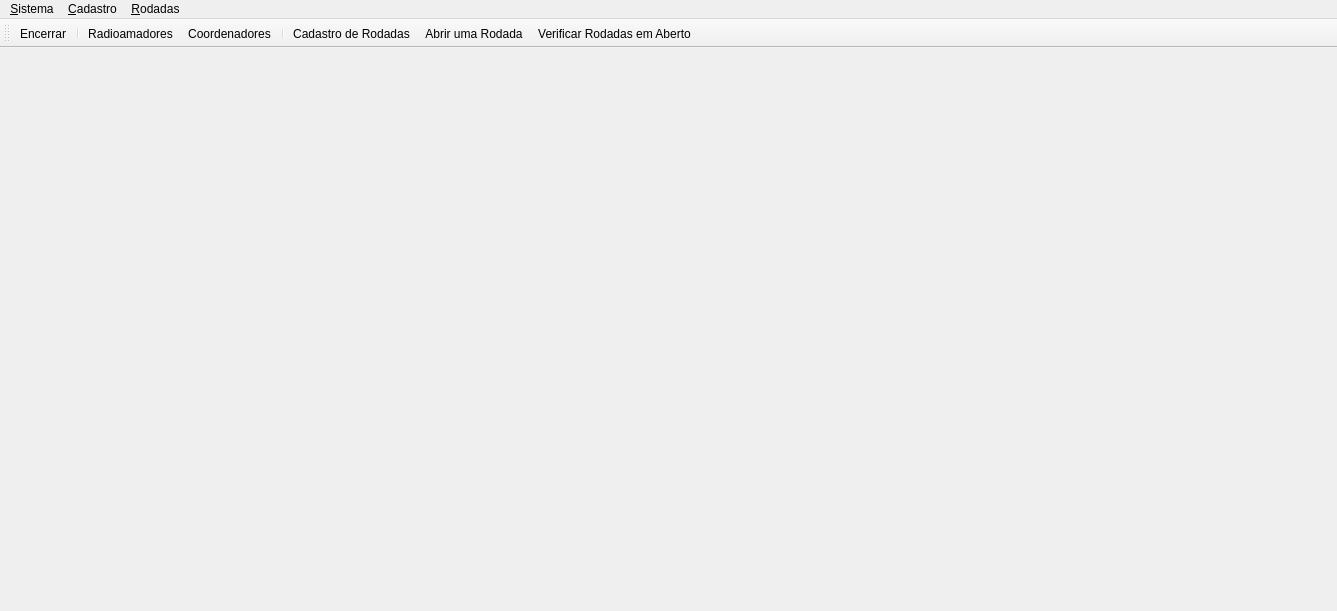
<?xml version="1.0" encoding="UTF-8"?>
<ui version="4.0">
 <class>MainWindow</class>
 <widget class="QMainWindow" name="MainWindow">
  <property name="geometry">
   <rect>
    <x>0</x>
    <y>0</y>
    <width>1337</width>
    <height>611</height>
   </rect>
  </property>
  <property name="windowTitle">
   <string>MainWindow</string>
  </property>
  <property name="toolTip">
   <string extracomment="Abrir uma Rodada"/>
  </property>
  <widget class="QWidget" name="centralwidget">
   <layout class="QVBoxLayout" name="verticalLayout"/>
  </widget>
  <widget class="QMenuBar" name="menubar">
   <property name="geometry">
    <rect>
     <x>0</x>
     <y>0</y>
     <width>1337</width>
     <height>21</height>
    </rect>
   </property>
   <widget class="QMenu" name="menuRodadas">
    <property name="title">
     <string>&amp;Rodadas</string>
    </property>
    <addaction name="actionRodadas"/>
    <addaction name="actionAbrir_uma_Rodada"/>
    <addaction name="actionVerificar_Rodadas_em_Aberto"/>
   </widget>
   <widget class="QMenu" name="menuSistema">
    <property name="title">
     <string>&amp;Sistema</string>
    </property>
    <addaction name="actionSo_bre"/>
    <addaction name="actionSair_2"/>
   </widget>
   <widget class="QMenu" name="menuRadioamadores">
    <property name="title">
     <string>&amp;Cadastro</string>
    </property>
    <addaction name="actionPesquisa_Indicativo"/>
    <addaction name="actionOperadores"/>
   </widget>
   <addaction name="menuSistema"/>
   <addaction name="menuRadioamadores"/>
   <addaction name="menuRodadas"/>
  </widget>
  <widget class="QToolBar" name="toobar">
   <property name="windowTitle">
    <string>toolBar</string>
   </property>
   <property name="toolTip">
    <string extracomment="Abrir uma Rodada"/>
   </property>
   <property name="styleSheet">
    <string notr="true"/>
   </property>
   <attribute name="toolBarArea">
    <enum>TopToolBarArea</enum>
   </attribute>
   <attribute name="toolBarBreak">
    <bool>false</bool>
   </attribute>
   <addaction name="actionSair_2"/>
   <addaction name="separator"/>
   <addaction name="actionPesquisa_Indicativo"/>
   <addaction name="actionOperadores"/>
   <addaction name="separator"/>
   <addaction name="actionRodadas"/>
   <addaction name="actionAbrir_uma_Rodada"/>
   <addaction name="actionVerificar_Rodadas_em_Aberto"/>
  </widget>
  <action name="actionOperadores">
   <property name="icon">
    <iconset resource="imgs/imagens.qrc">
     <normaloff>:/coordenador.png</normaloff>:/coordenador.png</iconset>
   </property>
   <property name="text">
    <string>Coordenadores</string>
   </property>
   <property name="toolTip">
    <string extracomment="Coordenadores">Coordenadores</string>
   </property>
  </action>
  <action name="actionRodadas">
   <property name="icon">
    <iconset resource="imgs/imagens.qrc">
     <normaloff>:/cadastroRodadas.png</normaloff>:/cadastroRodadas.png</iconset>
   </property>
   <property name="text">
    <string>Cadastro de Rodadas</string>
   </property>
  </action>
  <action name="actionRodadas_Abertas">
   <property name="text">
    <string>Comentarios de Coordenadores</string>
   </property>
  </action>
  <action name="actionStatus_na_Rodada">
   <property name="text">
    <string>Rodadas Abertas</string>
   </property>
  </action>
  <action name="actionRadioamadores">
   <property name="text">
    <string>Radioamadores</string>
   </property>
  </action>
  <action name="actionRadioamadores_Comentarios">
   <property name="text">
    <string>Radioamadores Comentários</string>
   </property>
  </action>
  <action name="actionVerificar_Rodadas_em_Aberto">
   <property name="icon">
    <iconset resource="imgs/imagens.qrc">
     <normaloff>:/localizarRodada.png</normaloff>:/localizarRodada.png</iconset>
   </property>
   <property name="text">
    <string>Verificar Rodadas em Aberto</string>
   </property>
  </action>
  <action name="actionAbrir_uma_Rodada">
   <property name="icon">
    <iconset resource="imgs/imagens.qrc">
     <normaloff>:/rodada.png</normaloff>:/rodada.png</iconset>
   </property>
   <property name="text">
    <string>Abrir uma Rodada</string>
   </property>
  </action>
  <action name="actionSair">
   <property name="text">
    <string>Sobre MyShackDB Rodadas</string>
   </property>
  </action>
  <action name="actionSair_2">
   <property name="icon">
    <iconset resource="imgs/imagens.qrc">
     <normaloff>:/sair.png</normaloff>:/sair.png</iconset>
   </property>
   <property name="text">
    <string>&amp;Encerrar</string>
   </property>
  </action>
  <action name="actionMyShack">
   <property name="text">
    <string>MyShack</string>
   </property>
  </action>
  <action name="actionPainel_de_Rodadas">
   <property name="text">
    <string>Painel de Rodadas</string>
   </property>
  </action>
  <action name="actionPesquisa_Indicativo">
   <property name="icon">
    <iconset resource="imgs/imagens.qrc">
     <normaloff>:/radioamadores.png</normaloff>:/radioamadores.png</iconset>
   </property>
   <property name="text">
    <string>Radioamadores</string>
   </property>
   <property name="toolTip">
    <string extracomment="Radioamadores">Radioamadores</string>
   </property>
  </action>
  <action name="actionSo_bre">
   <property name="text">
    <string>So&amp;bre</string>
   </property>
  </action>
 </widget>
 <resources>
  <include location="imgs/imagens.qrc"/>
 </resources>
 <connections/>
</ui>
